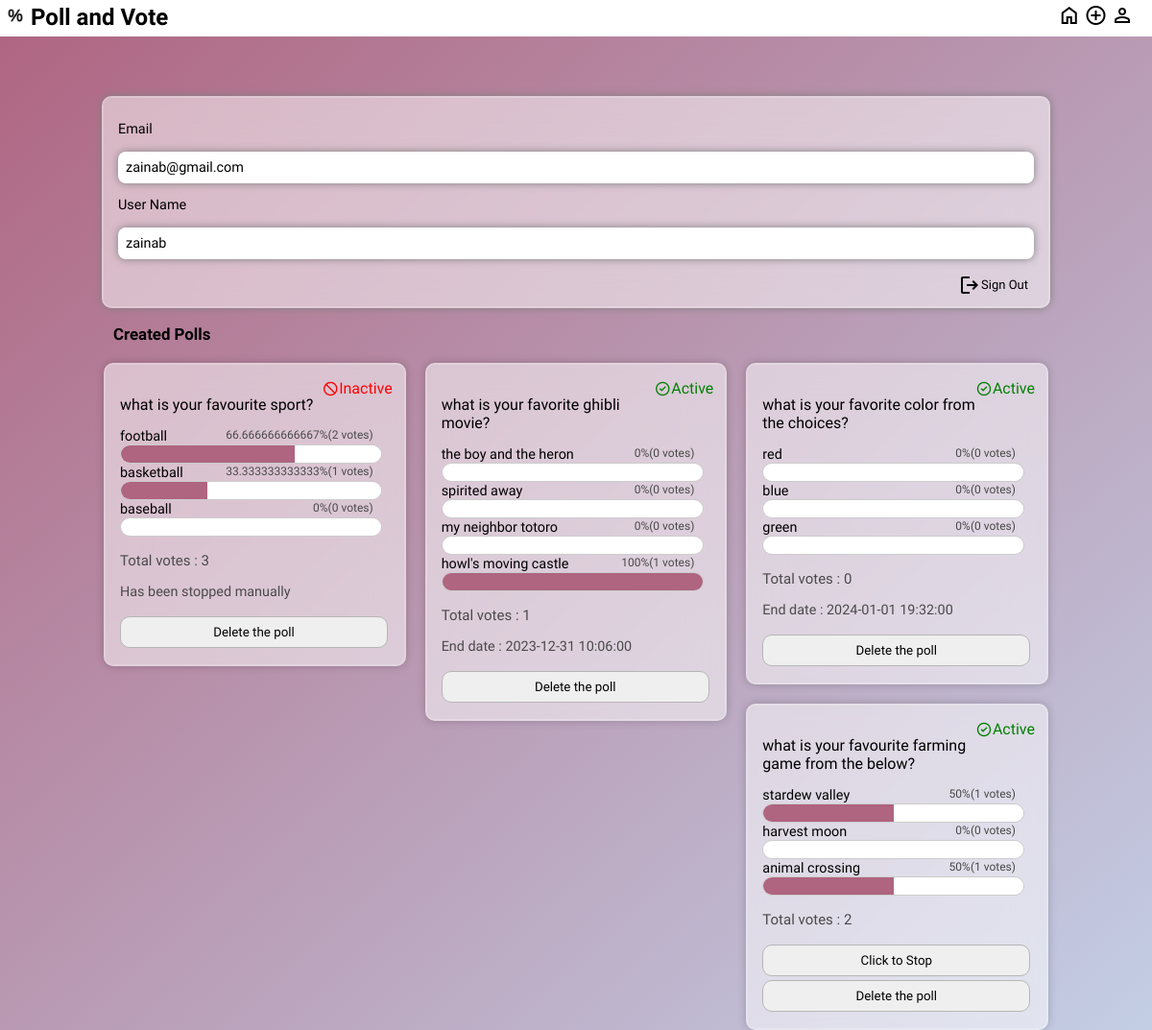
The page /account.php (signed in) on the database its author committed.
### tables this page shows
CREATE TABLE `user` (
  `uid` int(11) NOT NULL,
  `name` varchar(255) NOT NULL,
  `email` varchar(255) NOT NULL,
  `password` varchar(255) NOT NULL
);

CREATE TABLE `questions` (
  `qid` int(11) NOT NULL,
  `uid` int(11) NOT NULL,
  `question` text NOT NULL,
  `category` varchar(255) NOT NULL,
  `dueDate` text DEFAULT NULL,
  `status` varchar(255) NOT NULL
);

CREATE TABLE `choices` (
  `chid` int(11) NOT NULL,
  `qid` int(11) NOT NULL,
  `choice` varchar(255) NOT NULL
);

### account.php (the view, shortened to what this page needs)
<?php
try {
    require("authorization.php");
    require("connection.php");
    $uid = $_SESSION['uid'];
    $ud = $db->query("select * from user where uid=$uid");
    $ru = $ud->fetch();
    ?>
    <!DOCTYPE html>
    <html lang="en">
    <head>
        <link rel="stylesheet" href="AHstyle.css">
    </head>
    <body>
    <header>
        <div>
            <img src="favicon.ico" alt="page logo" style="height:20px;">
            Poll and Vote
        </div>
        <div class="icons">
            <a href="index.php"><span class="material-symbols-outlined">home</span></a>
            <a href="createPoll.php"><span class="material-symbols-outlined">add_circle</span></a>
            <a href="account.php"><span class="material-symbols-outlined">person</span></a>
        </div>
    </header>
        <nav>
            <p>Email</p>
                    <p>
                        <?php
                        echo $ru[2];
                        ?>
                    </p>
                    <p>User Name</p>
                    <p>
                        <?php
                        echo $ru[1];
                        ?>
                    </p>
                    <form method="post">
                        <button type="submit" name="signOut" id="signOut" onclick="return confirm('You are sining out')">
                            <span class="material-symbols-outlined">logout</span>Sign Out
                        </button>
                    </form>
        </nav>
        <h3 class="cpt">Created Polls</h3>
        <main>
            <?php
            $uqs = $db->query("select * from questions where uid=$uid");
            while ($ruq = $uqs->fetch(PDO::FETCH_ASSOC)) {
                echo "<div class='poll'> <form method='post'><input type='hidden' name='qid' value='" . $ruq['qid'] . "'>";
                if ($ruq['status'] == "active")
                    echo "<div id='status'> <span class='material-symbols-outlined' style='color:green'>check_circle</span><p style='color:green'>Active</p></div>";
                else
                    echo "<div id='status'> <span class='material-symbols-outlined'style='color:red'>block</span><p style='color:red'>Inactive</p></div>";
                echo "<br/><p>" . $ruq['question'] . "</p>";
                $qv = $db->query("select * from votes where qid=$ruq[qid]");
                $tqv = $qv->rowCount();
                $qch = $db->query("select * from choices where qid=$ruq[qid]");
                while ($ch = $qch->fetch(PDO::FETCH_ASSOC)) {
                    $chv = $db->query("select * from votes where qid=$ruq[qid] and chid=$ch[chid]");
                    $nv = $chv->rowCount();
                    if ($tqv == 0)
                        $percentage = 0;
                    else
                        $percentage = ($nv / $tqv) * 100;
                    echo "<label for='chid'>" . $ch['choice'] . "</label><span id='percentage'>$percentage%($nv votes)</span>
                    <br/> <progress id='chid' max='" . $tqv . "' value='" . $nv . "'></progress><br/>";
                }
                echo "<p class='total'>Total votes : " . $tqv . "</p>";
                if ($ruq['dueDate'] == null) {
                    if ($ruq['status'] == "active")
                        echo "<input type='submit' name='stop' value='Click to Stop' onclick='return confirm(\"You are stoping the poll\")' />";
                    else
                        echo "<p class='dm'>Has been stopped manually</p>";
                }
                else {
                    echo "<p class='dm'>End date : " . $ruq['dueDate']."</p>";
                }
                echo "<button type='submit' id='delete' name='delete' onclick='return confirm(\"You are deleting the poll\")'>Delete the poll</button>";
                echo "</form></div>";
            }
            ?>
        </main>
    </body>
    </html>
    <?php
} catch (PDOException $ex) {
    die("Error:" . $ex->getMessage());
}
?>

### authorstyle.css (style rules this page uses)
body { background-image: linear-gradient(TO BOTTOM RIGHT, #AF6480,#C3CEE5); background-repeat: no-repeat; background-size: cover; background-attachment: fixed; font-family: 'Signika', sans-serif; }

### AHstyle.css (style rules this page uses)
html { height: 100%; }
body { max-width: 1024px; background-image: linear-gradient(to bottom right, #AF6480, #C3CEE5); background-attachment: fixed; height: 100%; margin: 0 auto; background-repeat: no-repeat; background-size: cover; background-position: center; font-family: 'Signika', sans-serif; font-weight: 400; font-size: 0.9rem; color: black; }
header { width: 100%; margin: 0 auto; display: flex; justify-content: space-between; position: fixed; top: 0; left: 0; z-index: 1; background-color: white; padding: 4px 6px 6px 6px; align-items: center; }
header, header a, header a:visited { color: black; }
header div:first-of-type { font-size: 1.5rem; font-weight: 900; }
nav { background: rgba(255, 255, 255, 0.5); border: 2px solid rgba(255,255,255,0.2); backdrop-filter: blur(20px); box-shadow: 0 0 10px rgba(0,0,0,0.2); border-radius: 10px; background-attachment: fixed; padding: 10px 15px 35px; border-radius: 10px; margin: 7px 18px; margin-top: 100px; box-shadow: 0 0 8px gray; }
nav :nth-child(2n) { border-radius: 8px; background-color: white; padding: 8px; box-shadow: 0 0 8px gray; }
#signOut { float: right; border: none; background: none; display: flex; align-items: center; font-size: small; justify-content: flex-end; font-family: 'Signika', sans-serif; }
.cpt { width: auto; margin-left: 30px; margin-bottom: -30px; }
#status { display: flex; float: right; font-size: medium; padding-right: 10px; align-items: center; }
#status :first-child { font-size: large; padding-bottom: 8px; }
.dm { color: rgb(74, 74, 74); }
main { column-count: 3; column-gap: 20px; margin: 50px 20px 0 20px; }
.poll { break-inside: avoid-column; margin-bottom: 20px; padding: 10px 2px 15px 15px; border-radius: 10px; background-color: rgba(255, 255, 255, 0.5); border: 2px solid rgba(255,255,255,0.2); backdrop-filter: blur(20px); box-shadow: 0 0 10px rgba(0,0,0,0.2); border-radius: 10px; }
.poll p:first-of-type { font-size: medium; margin: 5px 0 15px 0; }
#date, .total { color: rgb(74, 74, 74); font-size: 15px; }
#percentage { color: rgb(74, 74, 74); float: right; font-size: smaller; margin: 0 30px 0; }
progress { width: 93%; height: 20px; border: 0.5px solid #ccc; border-radius: 20px; overflow: hidden; }
input[type=submit],#delete { width: 95%; border: rgb(182, 181, 181) solid .5px; border-radius: 10px; padding: 8px 0; margin: 2px 0; font-family: 'Signika', sans-serif; color: black; }
.icons { margin-right: 25px; }

### rows shown on the page
user: email "zainab@gmail.com", name "zainab"
questions: status "inactive" (drawn), question "what is your favourite sport?", tqv "3", dueDate "Has been stopped manually"
choices: choice "football", percentage "66.666666666667", nv "2"
choices: choice "basketball", percentage "33.333333333333", nv "1"
choices: choice "baseball", percentage "0", nv "0"
questions: status "active" (drawn), question "what is your favorite ghibli movie?", tqv "1", dueDate "2023-12-31 10:06:00"
choices: choice "the boy and the heron", percentage "0", nv "0"
choices: choice "spirited away", percentage "0", nv "0"
choices: choice "my neighbor totoro", percentage "0", nv "0"
choices: choice "howl's moving castle", percentage "100", nv "1"
questions: status "active" (drawn), question "what is your favorite color from the choices?", tqv "0", dueDate "2024-01-01 19:32:00"
choices: choice "red", percentage "0", nv "0"
choices: choice "blue", percentage "0", nv "0"
choices: choice "green", percentage "0", nv "0"
questions: status "active" (drawn), question "what is your favourite farming game from the below?", tqv "2"
choices: choice "stardew valley", percentage "50", nv "1"
choices: choice "harvest moon", percentage "0", nv "0"
choices: choice "animal crossing", percentage "50", nv "1"
